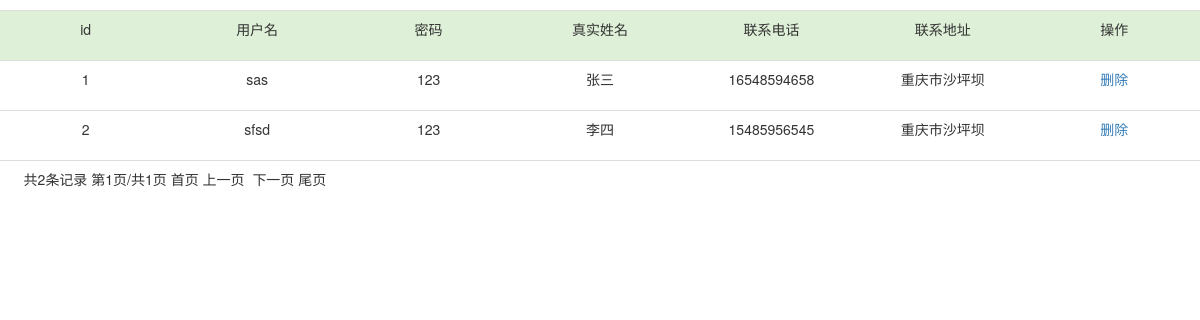
Page /Angel/interesting/page/User/user.php on the committed database.
### tables this page shows
CREATE TABLE `user` (
  `id` int(10) NOT NULL AUTO_INCREMENT,
  `username` varchar(200) DEFAULT NULL,
  `password` varchar(200) DEFAULT NULL,
  `realname` varchar(200) DEFAULT NULL,
  `phone` varchar(200) DEFAULT NULL,
  `address` varchar(200) DEFAULT NULL,
  PRIMARY KEY (`id`)
);

### Angel/interesting/page/User/user.php (the view, shortened to what this page needs)
<!DOCTYPE html PUBLIC "-//W3C//DTD XHTML 1.0 Transitional//EN" "http://www.w3.org/TR/xhtml1/DTD/xhtml1-transitional.dtd">
<html xmlns="http://www.w3.org/1999/xhtml">
<head>
<link rel="stylesheet" href="https://cdn.staticfile.org/twitter-bootstrap/3.3.7/css/bootstrap.min.css">
<link rel="stylesheet" href="../../common/css/table_style.css">
</head>
<?php
include_once("../conn.php");
?>
<table class="table  table-hover table-responsive">
  <tr class="success">
    <td align="center">id</td>
    <td align="center">用户名</td>
    <td align="center">密码</td>
    <td align="center">真实姓名</td>
    <td align="center">联系电话</td>
    <td align="center">联系地址</td>
    <td align="center">操作</td>
  </tr>
<?php
   $pagesize = 25;
   $sqlstr = "select * from user order by id";
   $total = mysqli_query($connID,$sqlstr);
   $totalNum = mysqli_num_rows($total);
   $pagecount = ceil($totalNum/$pagesize);
   (!isset($_GET['page']))?($page = 1):$page = $_GET['page'];
   ($page<=$pagecount)?$page:($page = $pagecount);
   $f_pageNum = $pagesize*($page - 1);
   $sqlstr1 =$sqlstr." limit ".$f_pageNum.",".$pagesize;
   $result = mysqli_query($connID,$sqlstr1);
   while($rows = mysqli_fetch_array($result)){
?>
  <tr>
    <td align="center"><?= $rows[0]?></td>
    <td align="center"><?= $rows[1]?></td>
    <td align="center"><?= $rows[2]?></td>
    <td align="center"><?= $rows[3]?></td>
    <td align="center"><?= $rows[4]?></td>
    <td align="center"><?= $rows[5]?></td>
    <td align="center"><?php echo "<a href=del.php?action=del&id=".$rows[0]." onclick = 'return del();'>删除</a></td>";?>
  </tr>
<?php
   }
?>
  <tr>
    <td height="25" colspan="7" align="left">&nbsp; &nbsp;
<?php
   echo "共".$totalNum."条记录&nbsp;";
     echo "第".$page."页/共".$pagecount."页&nbsp;";
	 if($page!=1){
		 echo "<a href='?page=1'>首页</a>&nbsp;";
		    echo "<a href='?page=".($page-1)."'>上一页</a>&nbsp;&nbsp;";
	 }else{
		 echo "首页&nbsp;上一页&nbsp;&nbsp;";
	 }
	 if($page!=$pagecount){
		echo "<a href='?page=".($page+1)."'>下一页</a>&nbsp;&nbsp;<a href='?page=".$pagecount."'>尾页</a>";
	 }else{
		 echo "下一页&nbsp;尾页&nbsp;&nbsp;";
	 }
?>
</td>
</tr>
</table>
</html>

### Angel/interesting/common/css/table_style.css (style rules this page uses)
table { table-layout:fixed ; position:absolute; top:10px; }
td { word-wrap:break-word; overflow:hidden; white-space:nowrap; text-overflow:ellipsis; width:100px; height:50px; }

### rows in the picture
user: id "1", username "sas", password "123", realname "张三", phone "16548594658", address "重庆市沙坪坝"
user: id "2", username "sfsd", password "123", realname "李四", phone "15485956545", address "重庆市沙坪坝"

### other values in the picture
$totalNum "2"
$page "1"
$pagecount "1"
